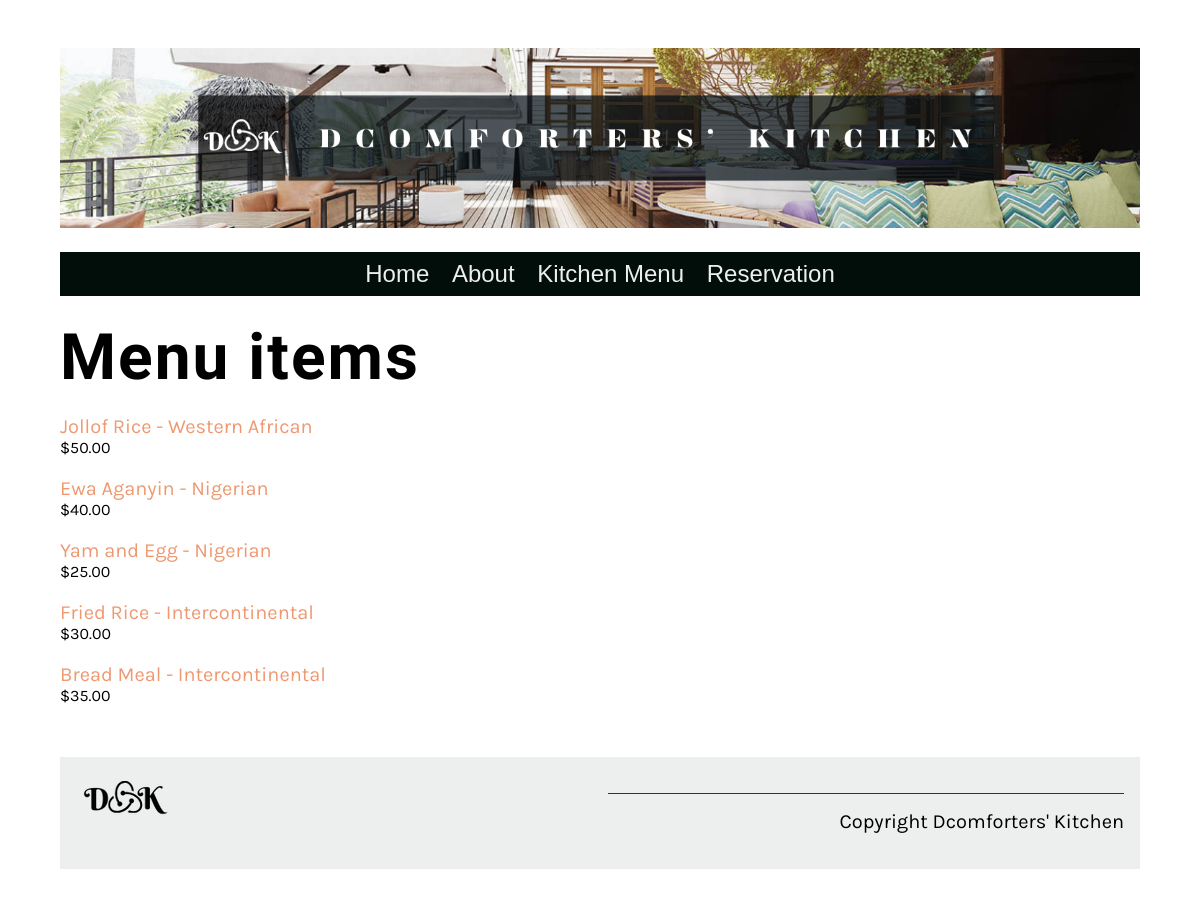
The page /kitchen/ on the database its author committed.
### newapp/models.py (models this page shows, shortened)
class Menu(models.Model):
    food_name = models.CharField(max_length=100)
    cuisine = models.CharField(max_length=100)
    item_description = models.TextField(max_length=1000, default='')
    price = models.DecimalField(max_digits=10, decimal_places=2, null=True, blank=True)
    prep_time = models.IntegerField(default=25)
    calories = models.IntegerField(default=1000)

### newapp/views.py (the view)
# urls.py: path('kitchen/', views.kitchen, name='kitchen'),
def kitchen(request):
    menu = Menu.objects.all().values()
    template = loader.get_template('kitchen.html')
    context = {'menu' : menu}
    return HttpResponse(template.render(context, request))

### newapp/templates/kitchen.html
{% extends 'base.html' %}
{% load static %}
{% block content %}
<h1>Menu items</h1>
<div class="column">
    {% for item in menu %}
    <p>
        <a href="menu_details/{{ item.id }}">{{ item.food_name }} - {{ item.cuisine }}</a>
        <span class="menu-price">
            ${{ item.price }}
        </span>
    </p>
    {% endfor %}
</div>
{% endblock %}

### newapp/templates/base.html (shortened to what this page needs)
{% load static %}
<!DOCTYPE html>
<html lang="en">
  <head>
    <link
      rel="preload"
      as="style"
      href="{% static 'css/style.css' %}"
      onload="this.rel = 'stylesheet'"
    />
  </head>
  <body>
    {% include 'partials/_header.html' %}
    <main>{% block content %} {% endblock %}</main>
    {% include 'partials/_footer.html' %}
  </body>
</html>

### newapp/templates/partials/_header.html
{% load static %}
<header>
  <img src="{% static 'img/banner.png' %}" />
</header>
<nav>
  <ul>
    <li><a href="{% url 'home' %}">Home</a></li>
    <li><a href="{% url 'about' %}">About</a></li>
    <li><a href="{% url 'kitchen' %}">Kitchen Menu</a></li>
    <li><a href="{% url 'reservation' %}">Reservation</a></li>
  </ul>
</nav>

### newapp/templates/partials/_footer.html
{% load static %}
<footer>
    <article>
        <img src="{% static 'img/d_footer.png' %}" />
    </article>
    <article>
        <p>Copyright Dcomforters' Kitchen</p>
    </article>
</footer>

### newapp/static/css/style.css (style rules this page uses)
body { font-family: 'Karla', sans-serif; margin-top: 3rem; margin-bottom: 3rem; margin-left: 5%; margin-right: 5%; }
h1, h2, h3, h4, h5, h6 { font-family: 'Markazi Text', serif; letter-spacing: 2px;; }
h1 { font-size: 4rem; margin-top: 1.5rem; margin-bottom: 0; }
p, ul { font-size: 1.25rem;; }
a { color: #EE9972; text-decoration: none; }
header img { display: block; margin-left: auto; margin-right: auto; max-width: 100%; height: auto; }
nav { background-color: #020e0a; margin-top: 1rem; margin-bottom: 1rem; margin-bottom: 0px; }
nav ul { list-style: none; font-size: 1.5rem; font-family: sans-serif; text-align: center; padding-inline-start: 0rem; margin-bottom: 0px; }
nav ul li { display: inline-block; margin: 0.5rem; }
nav ul a { color: #EDEFEE; text-decoration: none; }
article { flex:1; }
article img { max-width: 100%; }
footer { background-color: #EDEFEE; padding: 1rem; display: flex; gap: 2rem 1rem; }
footer img { max-width: 50%; }
footer p { border-top: #333333; border-style: solid; border-width: 0.1rem; border-bottom: none; border-left: none; border-right: none; text-align: right; padding-top: 1rem;; }
.column { flex-basis: 50%; margin-bottom: 1rem; padding-bottom: 1rem; }
.menu-price { display: block; font-size: 1rem; }

### rows shown on the page
Menu: food_name "Jollof Rice", cuisine "Western African", price "50.00"
Menu: food_name "Ewa Aganyin", cuisine "Nigerian", price "40.00"
Menu: food_name "Yam and Egg", cuisine "Nigerian", price "25.00"
Menu: food_name "Fried Rice", cuisine "Intercontinental", price "30.00"
Menu: food_name "Bread Meal", cuisine "Intercontinental", price "35.00"
